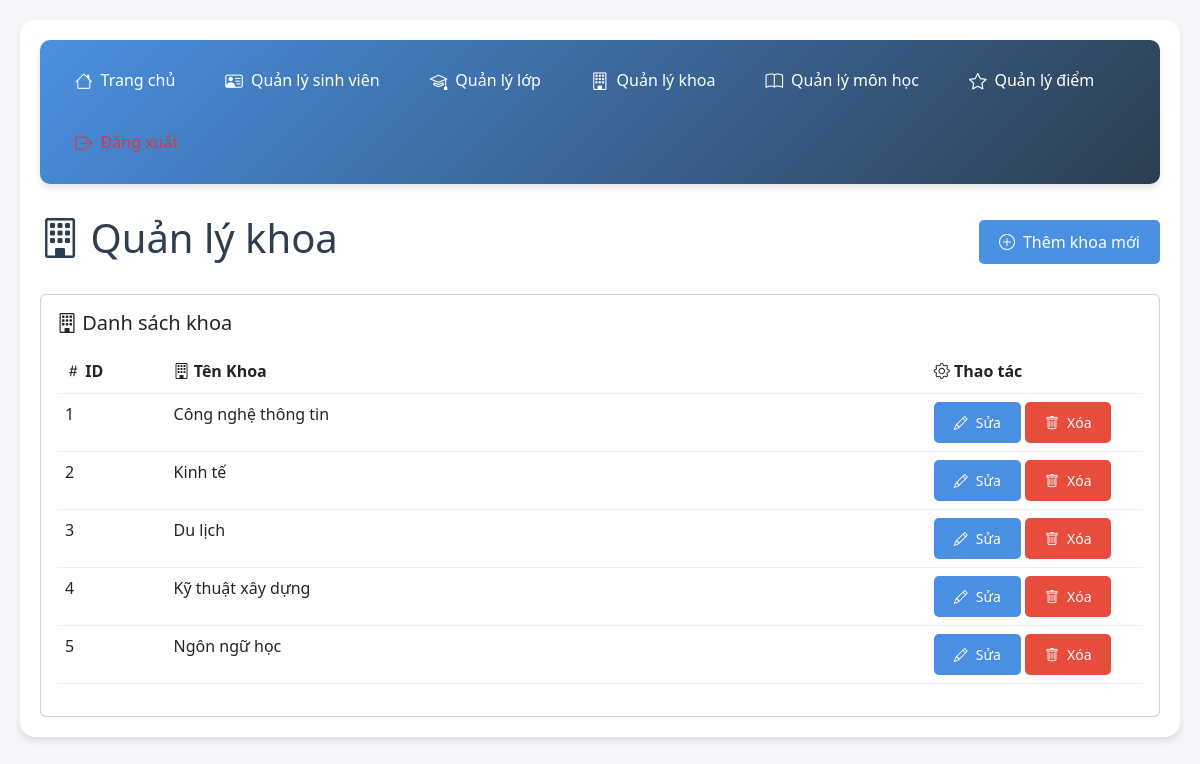
Page /khoa.php (signed in) on the committed database.
### tables this page shows
CREATE TABLE khoa (
  id INT AUTO_INCREMENT PRIMARY KEY,
  ten_khoa VARCHAR(100) NOT NULL
);

### khoa.php (the view, shortened to what this page needs)
<?php
require_once 'config.php';
$sql = "SELECT * FROM khoa";
$result = $conn->query($sql);
?>
<!DOCTYPE html>
<html>
<head>
    <link href="https://cdn.jsdelivr.net/npm/bootstrap@5.3.0/dist/css/bootstrap.min.css" rel="stylesheet">
    <link rel="stylesheet" href="https://cdn.jsdelivr.net/npm/bootstrap-icons@1.11.0/font/bootstrap-icons.css">
    <link rel="stylesheet" href="style.css">
</head>
<body>
    <div class="container">
        <nav class="nav-menu">
            <a href="index.php"><i class="bi bi-house"></i> Trang chủ</a>
            <a href="sinh_vien.php"><i class="bi bi-person-vcard"></i> Quản lý sinh viên</a>
            <a href="lop.php"><i class="bi bi-mortarboard"></i> Quản lý lớp</a>
            <a href="khoa.php" class="active"><i class="bi bi-building"></i> Quản lý khoa</a>
            <a href="mon_hoc.php"><i class="bi bi-book"></i> Quản lý môn học</a>
            <a href="diem.php"><i class="bi bi-star"></i> Quản lý điểm</a>
            <a href="logout.php" class="text-danger"><i class="bi bi-box-arrow-right"></i> Đăng xuất</a>
        </nav>
        <div class="d-flex justify-content-between align-items-center mb-4">
            <h1><i class="bi bi-building"></i> Quản lý khoa</h1>
            <button class="btn btn-primary" data-bs-toggle="modal" data-bs-target="#addFacultyModal">
                <i class="bi bi-plus-circle"></i> Thêm khoa mới
            </button>
        </div>
        <div class="card">
            <div class="card-body">
                <div class="d-flex justify-content-between align-items-center mb-3">
                    <h5 class="mb-0"><i class="bi bi-building"></i> Danh sách khoa</h5>
                </div>
                <div class="table-responsive">
                    <table class="table table-hover">
                        <thead>
                            <tr>
                                <th style="width: 10%;"><i class="bi bi-hash"></i> ID</th>
                                <th style="width: 70%;"><i class="bi bi-building"></i> Tên Khoa</th>
                                <th style="width: 20%;"><i class="bi bi-gear"></i> Thao tác</th>
                            </tr>
                        </thead>
                        <tbody>
                            <?php while ($row = $result->fetch_assoc()): ?>
                            <tr>
                                <td><?php echo $row['id']; ?></td>
                                <td><?php echo htmlspecialchars($row['ten_khoa']); ?></td>
                                <td>
                                    <button class="btn btn-sm btn-primary" onclick="editKhoa(<?php echo $row['id']; ?>, '<?php echo htmlspecialchars($row['ten_khoa']); ?>')">
                                        <i class="bi bi-pencil"></i> Sửa
                                    </button>
                                    <a href="?delete=<?php echo $row['id']; ?>" class="btn btn-sm btn-danger"
                                       onclick="return confirm('Bạn có chắc muốn xóa khoa này?')">
                                        <i class="bi bi-trash"></i> Xóa
                                    </a>
                                </td>
                            </tr>
                            <?php endwhile; ?>
                        </tbody>
                    </table>
                </div>
            </div>
        </div>
    </div>
</body>
</html>

### style.css (style rules this page uses)
* { margin: 0; padding: 0; box-sizing: border-box; font-family: 'Segoe UI', Tahoma, Geneva, Verdana, sans-serif; }
:root { --primary-color: #4a90e2; --secondary-color: #2c3e50; --success-color: #2ecc71; --danger-color: #e74c3c; --warning-color: #f1c40f; --light-color: #ecf0f1; --dark-color: #2c3e50; --shadow: 0 4px 6px rgba(0, 0, 0, 0.1); --transition: all 0.3s ease; }
body { background-color: #f5f6fa; padding: 20px; color: var(--dark-color); line-height: 1.6; }
.container { max-width: 1400px; margin: 0 auto; background-color: white; padding: 20px; border-radius: 15px; box-shadow: var(--shadow); }
.nav-menu { background: linear-gradient(135deg, var(--primary-color), var(--secondary-color)); padding: 15px; margin-bottom: 30px; border-radius: 10px; box-shadow: var(--shadow); display: flex; flex-wrap: wrap; gap: 10px; }
.nav-menu a { color: white; text-decoration: none; padding: 12px 20px; border-radius: 5px; transition: var(--transition); font-weight: 500; display: flex; align-items: center; gap: 8px; }
.nav-menu a i { font-size: 1.1em; }
table { width: 100%; border-collapse: separate; border-spacing: 0; background-color: white; }
th, td { padding: 15px; text-align: left; border-bottom: 1px solid #eee; }
th { background-color: var(--light-color); font-weight: 600; color: var(--secondary-color); position: sticky; top: 0; }
.btn { padding: 10px 20px; border: none; border-radius: 5px; cursor: pointer; text-decoration: none; display: inline-flex; align-items: center; gap: 8px; font-weight: 500; transition: var(--transition); }
.btn-primary { background-color: var(--primary-color); color: white; }
.btn-danger { background-color: var(--danger-color); color: white; }
.mb-3 { margin-bottom: 1rem; }
.d-flex { display: flex; }
.justify-content-between { justify-content: space-between; }
.align-items-center { align-items: center; }

### rows in the picture
khoa: id "1", ten_khoa "Công nghệ thông tin"
khoa: id "2", ten_khoa "Kinh tế"
khoa: id "3", ten_khoa "Du lịch"
khoa: id "4", ten_khoa "Kỹ thuật xây dựng"
khoa: id "5", ten_khoa "Ngôn ngữ học"
